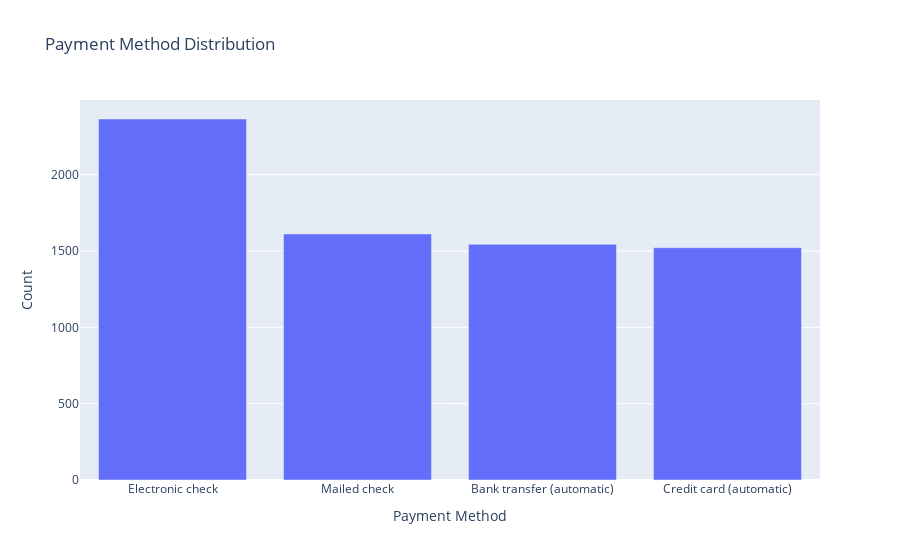

The notebook cell this image was saved under:
### Code cell
PaymentMethod_counts = df['PaymentMethod'].value_counts().reset_index()
PaymentMethod_counts.columns = ['PaymentMethod', 'count']

fig = px.bar(PaymentMethod_counts, x='PaymentMethod', y='count', title='Payment Method Distribution', labels={'count': 'Count', 'PaymentMethod': 'Payment Method'})

fig.show()

### Figure 1 — Plotly figure (JSON) as saved in the notebook; plotly's stock layout.template omitted (floating-point values rounded to 4 significant figures)
{"data": [{"hovertemplate": "Payment Method=%{x}<br>Count=%{y}<extra></extra>", "legendgroup": "", "marker": {"color": "#636efa", "pattern": {"shape": ""}}, "name": "", "orientation": "v", "showlegend": false, "textposition": "auto", "type": "bar", "x": ["Electronic check", "Mailed check", "Bank transfer (automatic)", "Credit card (automatic)"], "xaxis": "x", "y": [2365, 1612, 1544, 1522], "yaxis": "y"}], "layout": {"barmode": "relative", "legend": {"tracegroupgap": 0}, "title": {"text": "Payment Method Distribution"}, "xaxis": {"anchor": "y", "domain": [0, 1], "title": {"text": "Payment Method"}}, "yaxis": {"anchor": "x", "domain": [0, 1], "title": {"text": "Count"}}}}
